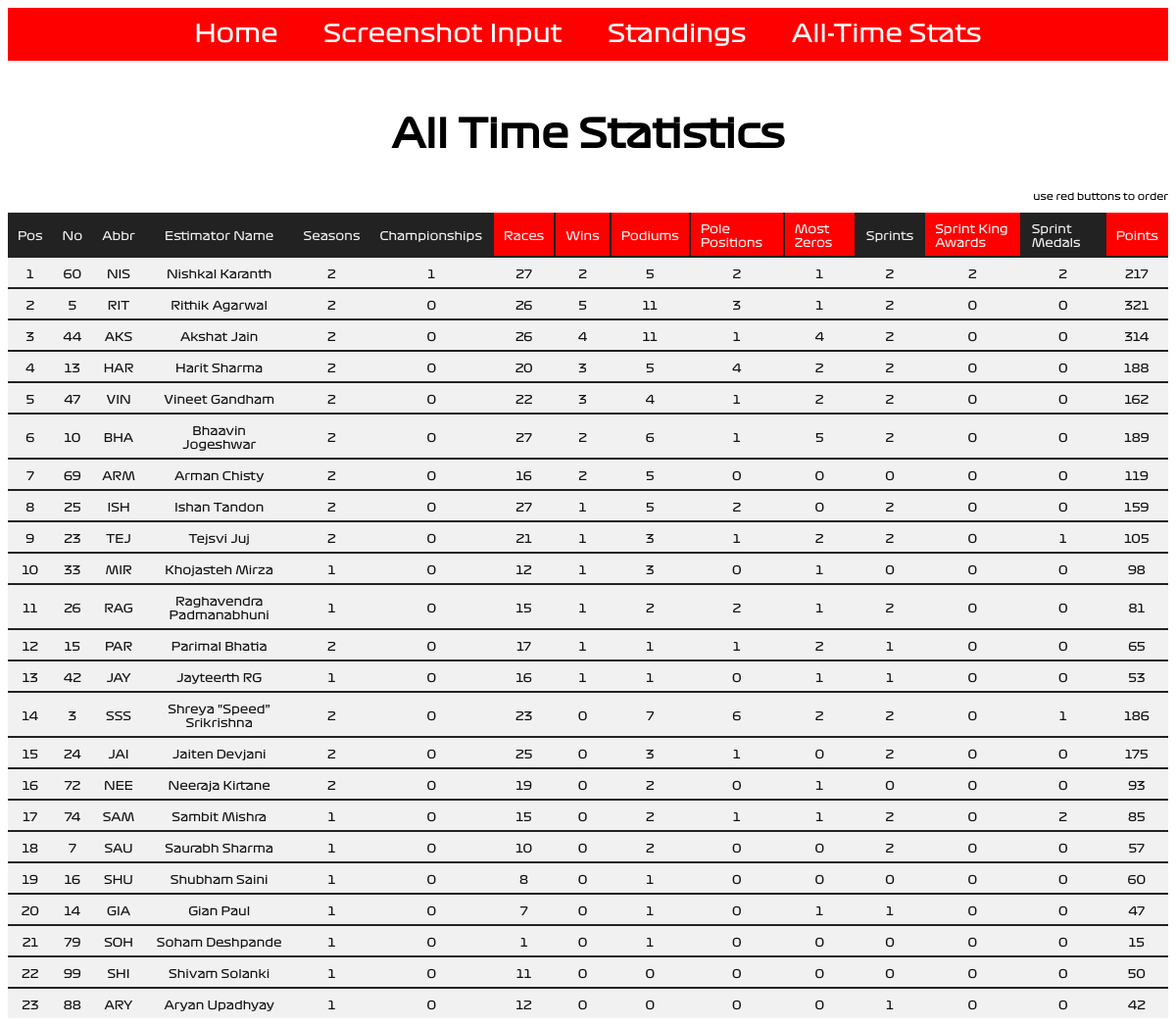
Page /alltimestats/ on the committed database.
### input_portal/models.py (models this page shows, shortened)
class alltime_leaderboard(models.Model):
    abbr = models.CharField(max_length = 4, unique = True)
    first_name = models.CharField(max_length = 32)
    last_name = models.CharField(max_length = 32)
    driver_no = models.IntegerField()
    points = models.FloatField()
    races = models.IntegerField()
    wins = models.IntegerField()
    podiums = models.IntegerField()
    sprints = models.IntegerField()
    sprint_king = models.IntegerField()
    sprint_medals = models.IntegerField()
    poles = models.IntegerField()
    most_zeros = models.IntegerField()
    seasons = models.IntegerField()
    championships = models.IntegerField()

### input_portal/views.py (the view)
# urls.py: path('alltimestats/', views.AllTimeStatsView, name='alltimestats'),
def AllTimeStatsView(request):
    href_list=['races', 'wins', 'podiums', 'poles', 'mostzeros', 'sprintkings', 'points']
    selected_list=['unselected', 'unselected', 'unselected', 'unselected', 'unselected', 'unselected', 'unselected']
    alltimestats_list = alltime_leaderboard.objects.order_by('-championships', '-wins', '-podiums', '-points')
    stats_dict = {'stat_table' : alltimestats_list, 'h': href_list, 's': selected_list}
    return render(request, 'alltimestats.html', context = stats_dict)

### input_portal/templates/input_portal/alltimestats.html
<!DOCTYPE html>
{% extends "input_portal/base.html" %}
{% block body_block %}
  <h2>All Time Statistics</h2>
  <p style="text-align: right; font-size: 10px"> use red buttons to order </p>
  {% if stat_table %}
  <table class="current_leaderboard centre">
  <thead>
    <td class="statHead"> Pos </td>
    <td class="statHead"> No </td>
    <td class="statHead"> Abbr </td>
    <td class="statHead tcentre"> Estimator Name </td>
    <td class="statHead"> Seasons </td>
    <td class="statHead"> Championships </td>
    <td class="statButton{{ s.0 }}"> <a href = "{{ h.0 }}"> Races </a> </td>
    <td class="statButton{{ s.1 }}"> <a href = "{{ h.1 }}"> Wins </a> </td>
    <td class="statButton{{ s.2 }}"> <a href = "{{ h.2 }}"> Podiums </a> </td>
    <td class="statButton{{ s.3 }}"> <a href = "{{ h.3 }}"> Pole Positions </a> </td>
    <td class="statButton{{ s.4 }}"> <a href = "{{ h.4 }}"> Most Zeros </a> </td>
    <td class="statHead"> Sprints </td>
    <td class="statButton{{ s.5 }}"> <a href = "{{ h.5 }}"> Sprint King Awards </a> </td>
    <td class="statHead"> Sprint Medals </td>
    <td class="statButton{{ s.6 }}"> <a href = "{{ h.6 }}"> Points </a> </td>
  </thead>
  {% for row in stat_table %}
    <tr>
      <td class="statText"> {{ forloop.counter }} </td>
      <td class="statText"> {{ row.driver_no }} </td>
      <td class="statText"> {{ row.abbr }} </td>
      <td class="statText"> {{ row.first_name }} {{ row.last_name }} </td>
      <td class="statText"> {{ row.seasons }} </td>
      <td class="statText"> {{ row.championships }} </td>
      <td class="statText"> {{ row.races }} </td>
      <td class="statText"> {{ row.wins }} </td>
      <td class="statText"> {{ row.podiums }} </td>
      <td class="statText"> {{ row.poles }} </td>
      <td class="statText"> {{ row.most_zeros }} </td>
      <td class="statText"> {{ row.sprints }} </td>
      <td class="statText"> {{ row.sprint_king }} </td>
      <td class="statText"> {{ row.sprint_medals }} </td>
      <td class="statText"> {{ row.points|floatformat:0 }} </td>
    </tr>
  {% endfor %}
  </table>
  {% else %}
    <p>No data found </p>
  {% endif %}
{% endblock %}

### static/css/formulaone.css (style rules this page uses)
a:link { text-decoration: none; }
a { color: inherit; }
h2 { color: black; text-align: center; font-family: f1reg; font-size: 40px; }
p { color: black; text-align: center; font-family: f1reg; font-size: 20px; }
.centre { margin-left: auto; margin-right: auto; }
.tcentre { text-align: center; }
table { border-collapse: collapse; border-radius: 5px; border-style: hidden; box-shadow: 0 0 0 8px white; }
td { padding-top: 6px; padding-bottom: 6px; padding-right: 10px; padding-left: 10px; }
.resultTable, td { background-color: #f1f1f1; padding-top: 10px; }
.statHead { background-color: #222222; color: #f1f1f1; font-size: 12px; font-family: f1reg; }
.statButtonunselected { background-color: red; color: #f1f1f1; font-size: 12px; font-family: f1reg; border-left: 2px solid #222222; border-right: 2px solid #222222; }
.statText { background-color: #f1f1f1; color: #111111; font-size: 12px; font-family: f1reg; border-top: 2px solid #222222; border-bottom: 2px solid #222222; text-align: center; }

### rows in the picture
alltime_leaderboard: driver_no "60", abbr "NIS", first_name "Nishkal", last_name "Karanth", seasons "2", championships "1", races "27", wins "2", podiums "5", poles "2", most_zeros "1", sprints "2", sprint_king "2", sprint_medals "2", points "217"
alltime_leaderboard: driver_no "5", abbr "RIT", first_name "Rithik", last_name "Agarwal", seasons "2", championships "0", races "26", wins "5", podiums "11", poles "3", most_zeros "1", sprints "2", sprint_king "0", sprint_medals "0", points "321"
alltime_leaderboard: driver_no "44", abbr "AKS", first_name "Akshat", last_name "Jain", seasons "2", championships "0", races "26", wins "4", podiums "11", poles "1", most_zeros "4", sprints "2", sprint_king "0", sprint_medals "0", points "314"
alltime_leaderboard: driver_no "13", abbr "HAR", first_name "Harit", last_name "Sharma", seasons "2", championships "0", races "20", wins "3", podiums "5", poles "4", most_zeros "2", sprints "2", sprint_king "0", sprint_medals "0", points "188"
alltime_leaderboard: driver_no "47", abbr "VIN", first_name "Vineet", last_name "Gandham", seasons "2", championships "0", races "22", wins "3", podiums "4", poles "1", most_zeros "2", sprints "2", sprint_king "0", sprint_medals "0", points "162"
alltime_leaderboard: driver_no "10", abbr "BHA", first_name "Bhaavin", last_name "Jogeshwar", seasons "2", championships "0", races "27", wins "2", podiums "6", poles "1", most_zeros "5", sprints "2", sprint_king "0", sprint_medals "0", points "189"
alltime_leaderboard: driver_no "69", abbr "ARM", first_name "Arman", last_name "Chisty", seasons "2", championships "0", races "16", wins "2", podiums "5", poles "0", most_zeros "0", sprints "0", sprint_king "0", sprint_medals "0", points "119"
alltime_leaderboard: driver_no "25", abbr "ISH", first_name "Ishan", last_name "Tandon", seasons "2", championships "0", races "27", wins "1", podiums "5", poles "2", most_zeros "0", sprints "2", sprint_king "0", sprint_medals "0", points "159"
alltime_leaderboard: driver_no "23", abbr "TEJ", first_name "Tejsvi", last_name "Juj", seasons "2", championships "0", races "21", wins "1", podiums "3", poles "1", most_zeros "2", sprints "2", sprint_king "0", sprint_medals "1", points "105"
alltime_leaderboard: driver_no "33", abbr "MIR", first_name "Khojasteh", last_name "Mirza", seasons "1", championships "0", races "12", wins "1", podiums "3", poles "0", most_zeros "1", sprints "0", sprint_king "0", sprint_medals "0", points "98"
alltime_leaderboard: driver_no "26", abbr "RAG", first_name "Raghavendra", last_name "Padmanabhuni", seasons "1", championships "0", races "15", wins "1", podiums "2", poles "2", most_zeros "1", sprints "2", sprint_king "0", sprint_medals "0", points "81"
alltime_leaderboard: driver_no "15", abbr "PAR", first_name "Parimal", last_name "Bhatia", seasons "2", championships "0", races "17", wins "1", podiums "1", poles "1", most_zeros "2", sprints "1", sprint_king "0", sprint_medals "0", points "65"
alltime_leaderboard: driver_no "42", abbr "JAY", first_name "Jayteerth", last_name "RG", seasons "1", championships "0", races "16", wins "1", podiums "1", poles "0", most_zeros "1", sprints "1", sprint_king "0", sprint_medals "0", points "53"
alltime_leaderboard: driver_no "3", abbr "SSS", first_name "Shreya \"Speed\"", last_name "Srikrishna", seasons "2", championships "0", races "23", wins "0", podiums "7", poles "6", most_zeros "2", sprints "2", sprint_king "0", sprint_medals "1", points "186"
alltime_leaderboard: driver_no "24", abbr "JAI", first_name "Jaiten", last_name "Devjani", seasons "2", championships "0", races "25", wins "0", podiums "3", poles "1", most_zeros "0", sprints "2", sprint_king "0", sprint_medals "0", points "175"
alltime_leaderboard: driver_no "72", abbr "NEE", first_name "Neeraja", last_name "Kirtane", seasons "2", championships "0", races "19", wins "0", podiums "2", poles "0", most_zeros "1", sprints "0", sprint_king "0", sprint_medals "0", points "93"
alltime_leaderboard: driver_no "74", abbr "SAM", first_name "Sambit", last_name "Mishra", seasons "1", championships "0", races "15", wins "0", podiums "2", poles "1", most_zeros "1", sprints "2", sprint_king "0", sprint_medals "2", points "85"
alltime_leaderboard: driver_no "7", abbr "SAU", first_name "Saurabh", last_name "Sharma", seasons "1", championships "0", races "10", wins "0", podiums "2", poles "0", most_zeros "0", sprints "2", sprint_king "0", sprint_medals "0", points "57"
alltime_leaderboard: driver_no "16", abbr "SHU", first_name "Shubham", last_name "Saini", seasons "1", championships "0", races "8", wins "0", podiums "1", poles "0", most_zeros "0", sprints "0", sprint_king "0", sprint_medals "0", points "60"
alltime_leaderboard: driver_no "14", abbr "GIA", first_name "Gian", last_name "Paul", seasons "1", championships "0", races "7", wins "0", podiums "1", poles "0", most_zeros "1", sprints "1", sprint_king "0", sprint_medals "0", points "47"
alltime_leaderboard: driver_no "79", abbr "SOH", first_name "Soham", last_name "Deshpande", seasons "1", championships "0", races "1", wins "0", podiums "1", poles "0", most_zeros "0", sprints "0", sprint_king "0", sprint_medals "0", points "15"
alltime_leaderboard: driver_no "99", abbr "SHI", first_name "Shivam", last_name "Solanki", seasons "1", championships "0", races "11", wins "0", podiums "0", poles "0", most_zeros "0", sprints "0", sprint_king "0", sprint_medals "0", points "50"
alltime_leaderboard: driver_no "88", abbr "ARY", first_name "Aryan", last_name "Upadhyay", seasons "1", championships "0", races "12", wins "0", podiums "0", poles "0", most_zeros "0", sprints "1", sprint_king "0", sprint_medals "0", points "42"
